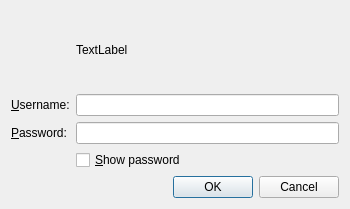
<?xml version="1.0" encoding="UTF-8"?>
<ui version="4.0">
 <class>Dialog</class>
 <widget class="QDialog" name="Dialog">
  <property name="geometry">
   <rect>
    <x>0</x>
    <y>0</y>
    <width>350</width>
    <height>209</height>
   </rect>
  </property>
  <property name="windowTitle">
   <string>Password needed</string>
  </property>
  <property name="windowIcon">
   <iconset resource="../../../../resources/images.qrc">
    <normaloff>:/images/mimetypes/unknown.png</normaloff>:/images/mimetypes/unknown.png</iconset>
  </property>
  <layout class="QGridLayout">
   <item row="0" column="1">
    <widget class="QLabel" name="msg">
     <property name="text">
      <string>TextLabel</string>
     </property>
     <property name="wordWrap">
      <bool>true</bool>
     </property>
     <property name="openExternalLinks">
      <bool>true</bool>
     </property>
    </widget>
   </item>
   <item row="1" column="0">
    <widget class="QLabel" name="label">
     <property name="text">
      <string>&amp;Username:</string>
     </property>
     <property name="buddy">
      <cstring>gui_username</cstring>
     </property>
    </widget>
   </item>
   <item row="1" column="1">
    <widget class="QLineEdit" name="gui_username"/>
   </item>
   <item row="2" column="0">
    <widget class="QLabel" name="label_2">
     <property name="text">
      <string>&amp;Password:</string>
     </property>
     <property name="buddy">
      <cstring>gui_password</cstring>
     </property>
    </widget>
   </item>
   <item row="2" column="1">
    <widget class="QLineEdit" name="gui_password">
     <property name="echoMode">
      <enum>QLineEdit::Password</enum>
     </property>
    </widget>
   </item>
   <item row="4" column="1">
    <widget class="QDialogButtonBox" name="buttonBox">
     <property name="orientation">
      <enum>Qt::Horizontal</enum>
     </property>
     <property name="standardButtons">
      <set>QDialogButtonBox::Cancel|QDialogButtonBox::Ok</set>
     </property>
    </widget>
   </item>
   <item row="3" column="1">
    <widget class="QCheckBox" name="show_password">
     <property name="text">
      <string>&amp;Show password</string>
     </property>
    </widget>
   </item>
  </layout>
 </widget>
 <resources>
  <include location="../../../../resources/images.qrc"/>
 </resources>
 <connections>
  <connection>
   <sender>buttonBox</sender>
   <signal>accepted()</signal>
   <receiver>Dialog</receiver>
   <slot>accept()</slot>
   <hints>
    <hint type="sourcelabel">
     <x>248</x>
     <y>254</y>
    </hint>
    <hint type="destinationlabel">
     <x>157</x>
     <y>274</y>
    </hint>
   </hints>
  </connection>
  <connection>
   <sender>buttonBox</sender>
   <signal>rejected()</signal>
   <receiver>Dialog</receiver>
   <slot>reject()</slot>
   <hints>
    <hint type="sourcelabel">
     <x>316</x>
     <y>260</y>
    </hint>
    <hint type="destinationlabel">
     <x>286</x>
     <y>274</y>
    </hint>
   </hints>
  </connection>
 </connections>
</ui>
